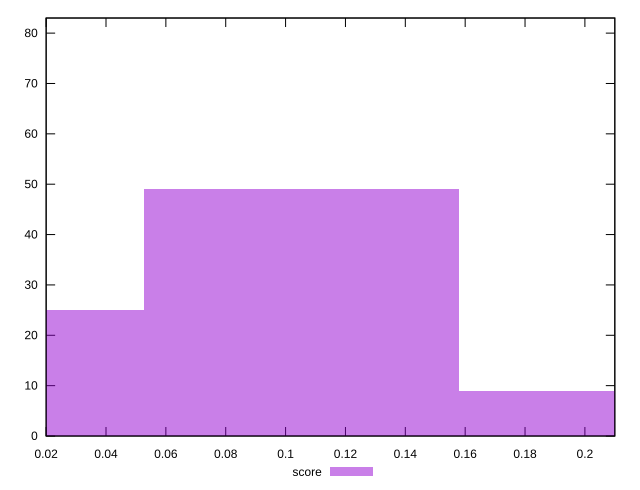

Here is the gnuplot script that generated this plot:
reset

$score <<EOF
0 25
0.10527541364702349 49
0.21055082729404698 9
EOF

set key outside below
set boxwidth 0.10527541364702349
set xrange [0.02:0.21]
set yrange [0:83]
set trange [0:83]
set style fill transparent solid 0.5 noborder
set terminal svg size 640, 490 enhanced background rgb 'white'
set output "reports/report_00027_2021-02-24T12-40-31.850Z/speed-index/samples/astro/score/histogram.svg"

plot $score title "score" with boxes

reset
